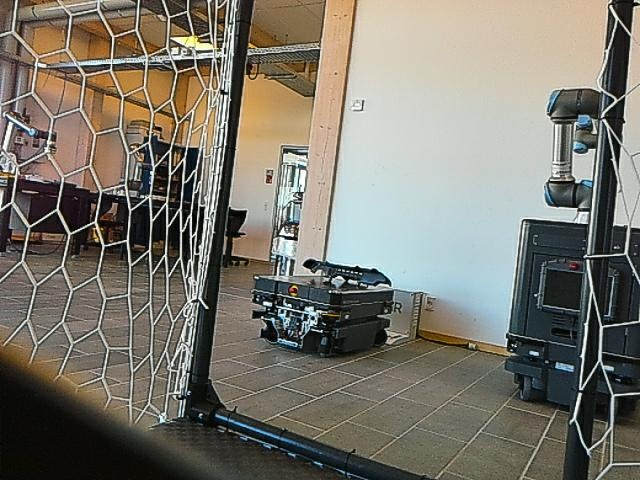
#> input picture python/examples/arm_grasp/debug_image.jpg, 640 x 480 px
$ python -i arm_grasp_red.py   (imports and definitions only)
#> lines starting #> are read from the running program, lines starting #| are printed output that depends on the picture; after the words box and inside, x2 and y2 are one past the last pixel; in counts of white or black regions, pixels touching at a corner belong together
#> further down, picture is the input picture: shape (480, 640, 3); mean B, G, R 109, 119, 122.6
import argparse
import time
import cv2
import numpy as np

import bosdyn.client
import bosdyn.client.util
from bosdyn.api import geometry_pb2, arm_command_pb2, robot_command_pb2, trajectory_pb2, gripper_command_pb2
from bosdyn.client.frame_helpers import VISION_FRAME_NAME
from bosdyn.client.image import ImageClient
from bosdyn.client.robot_command import RobotCommandClient, RobotCommandBuilder

def detect_red(cv_image):
    """HSV based red detection for Version 5.1.1 testing."""
    hsv = cv2.cvtColor(cv_image, cv2.COLOR_BGR2HSV)
#> hsv: shape (480, 640, 3); mean H, S, V 45.1, 55.4, 127.5
    # Red wrap-around masks
    mask1 = cv2.inRange(hsv, np.array([0, 120, 70]), np.array([10, 255, 255]))
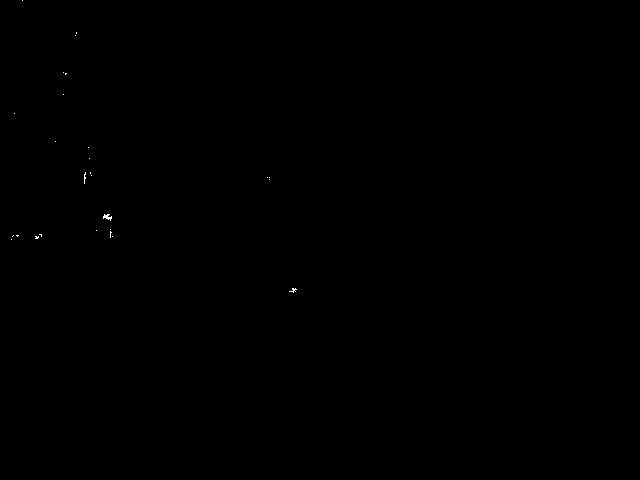
#> mask1: shape (480, 640); 0.04% white in thin lines or dots, all inside (x1, y1, x2, y2) = (11, 0, 297, 293)
    mask2 = cv2.inRange(hsv, np.array([170, 120, 70]), np.array([180, 255, 255]))
#> mask2: shape (480, 640); 0% white in thin lines or dots, all inside (x1, y1, x2, y2) = (289, 264, 576, 289)
    mask = mask1 + mask2
#> mask: shape (480, 640); 0.04% white in thin lines or dots, all inside (x1, y1, x2, y2) = (11, 0, 576, 293)

    contours, _ = cv2.findContours(mask, cv2.RETR_EXTERNAL, cv2.CHAIN_APPROX_SIMPLE)
#> contours = 30 contours, all with area under 20
    if contours:
        largest = max(contours, key=cv2.contourArea)
#> largest = contour of 22 points, box (x1, y1, x2, y2) (103, 214, 112, 221), area 20
        if cv2.contourArea(largest) > 50:
            M = cv2.moments(largest)
            if M["m00"] != 0:
                return (int(M["m10"] / M["m00"]), int(M["m01"] / M["m00"]))
    return None

# [72 lines left out: functions run_red_search, main, not called in this run]

# [2 lines not run here, left out]

>>> import cv2
>>> picture = cv2.imread('debug_image.jpg')
>>> result = detect_red(picture)
